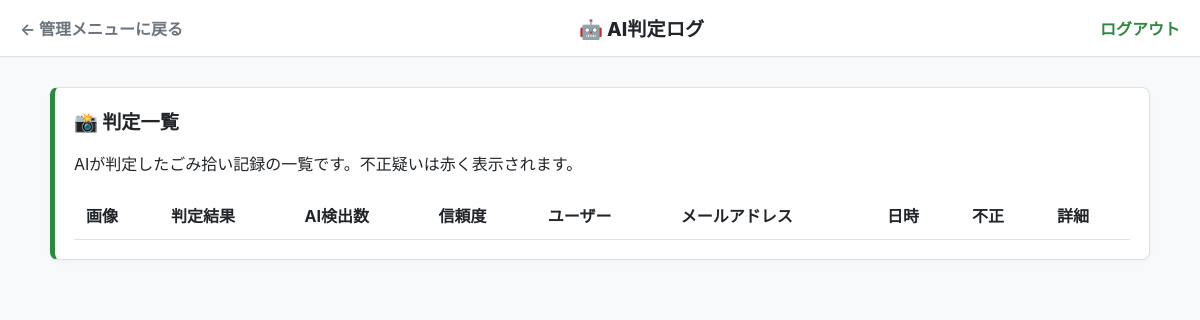
The app's page /admin/ai (signed in), older data.
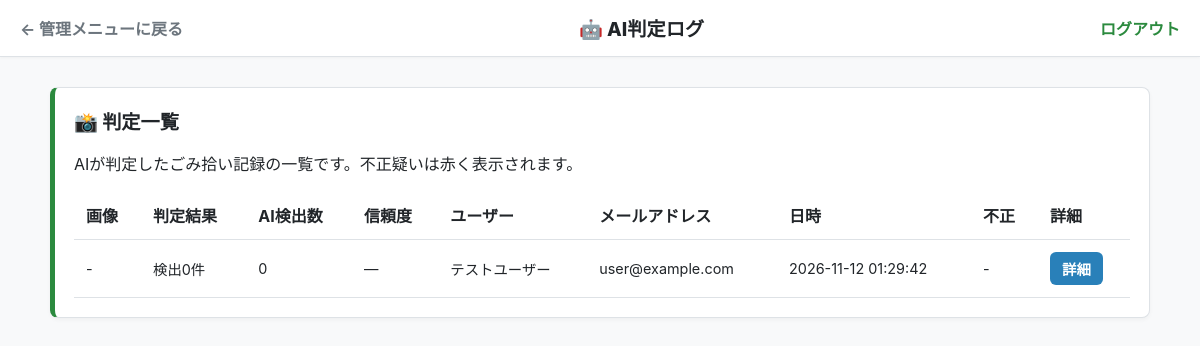
The same page, newer data.
### tables this page shows
CREATE TABLE ai_logs (
                id INTEGER PRIMARY KEY AUTOINCREMENT,
                user_id INTEGER,
                activity_id INTEGER,
                detected_count INTEGER,
                confidence REAL,
                image_path TEXT,
                is_flagged INTEGER DEFAULT 0,
                flag_reason TEXT,
                created_at TEXT DEFAULT CURRENT_TIMESTAMP, result_status TEXT NOT NULL
                DEFAULT 'detected'
                CHECK(result_status IN ('detected', 'no_detection', 'failed')), image_sha256 TEXT, detected_classes_json TEXT,
                FOREIGN KEY (user_id) REFERENCES users(id)
            );

CREATE TABLE users (
                    id INTEGER PRIMARY KEY AUTOINCREMENT,
                    email TEXT UNIQUE,
                    password TEXT,
                    name TEXT,
                    role TEXT,
                    total_points INTEGER DEFAULT 0 CHECK(total_points >= 0)
                , login_destination TEXT NOT NULL
                    DEFAULT 'user'
                    CHECK(login_destination IN ('user', 'organizer')), onboarding_completed INTEGER NOT NULL
                    DEFAULT 0 CHECK(onboarding_completed IN (0, 1)));

### app.py (the view)
@app.route('/admin/ai')
@admin_required
def admin_ai_logs():
    conn = get_db()
    try:
        rows = conn.execute('''
            SELECT l.*, u.name AS user_name, u.email AS email
            FROM ai_logs l
            LEFT JOIN users u ON u.id = l.user_id
            ORDER BY l.id DESC
        ''').fetchall()
    finally:
        conn.close()
    logs = [_prepare_ai_log(row) for row in rows]
    return render_template('admin_ai_logs.html', logs=logs)

### app.py (called while the page is built)
def get_db():
    conn = sqlite3.connect(DATABASE)
    conn.row_factory = sqlite3.Row
    conn.execute("PRAGMA foreign_keys = ON")
    return conn

def admin_required(func):
    @wraps(func)
    def wrapper(*args, **kwargs):
        user_id = session.get('user_id')
        if session.get('role') != 'admin' or not user_id:
            return redirect(url_for('login'))
        conn = get_db()
        try:
            user = conn.execute(
                'SELECT role, is_active FROM users WHERE id = ?', (user_id,)
            ).fetchone()
        finally:
            conn.close()
        if not user or user['role'] != 'admin' or not user['is_active']:
            session.clear()
            return redirect(url_for('login'))
        return func(*args, **kwargs)
    return wrapper

def _detect_view_mode():
    ua = (request.headers.get('User-Agent') or '').lower()
    if any(token in ua for token in ('mobile', 'android', 'iphone', 'ipod', 'iemobile')):
        return 'mobile'
    return 'pc'

### templates/admin_ai_logs.html (shortened to what this page needs)
<!DOCTYPE html>
<html lang="ja">
<head>
</head>
<body>
    <nav>
        <div style="display:flex; justify-content:space-between; align-items:center;">
            <a href="{{ url_for('admin_dashboard') }}">← 管理メニューに戻る</a>
            <span style="font-weight:800; font-size:1.2rem;">🤖 AI判定ログ</span>
            <a href="{{ url_for('logout') }}" style="color:var(--primary-green); font-weight:700;">ログアウト</a>
        </div>
    </nav>
    <div class="container">
        <div class="hover-card" style="border-left:5px solid var(--primary-green);">
            <h2 class="card-title">📸 判定一覧</h2>
            <p class="muted">AIが判定したごみ拾い記録の一覧です。不正疑いは赤く表示されます。</p>
            <table>
                <thead>
                    <tr>
                        <th>画像</th>
                        <th>判定結果</th>
                        <th>AI検出数</th>
                        <th>信頼度</th>
                        <th>ユーザー</th>
                        <th>メールアドレス</th>
                        <th>日時</th>
                        <th>不正</th>
                        <th>詳細</th>
                    </tr>
                </thead>
                <tbody>
                    {% for log in logs %}
                    <tr>
                        <td>{% if log.image_url %}<img src="{{ log.image_url }}" class="thumb" alt="判定画像">{% else %}-{% endif %}</td>
                        <td>{{ log.result_status_label }}</td>
                        <td>{% if log.detected_count is not none %}{{ log.detected_count }}{% else %}—{% endif %}</td>
                        <td>{% if log.confidence_percent is not none %}{{ log.confidence_percent }}%{% else %}—{% endif %}</td>
                        <td>{{ log.user_name or 'ユーザー情報なし' }}</td>
                        <td>{{ log.email or '-' }}</td>
                        <td>{{ log.timestamp }}</td>
                        <td>
                            {% if log.flagged %}
                                <span class="flag">⚠ 不正疑い</span>
                            {% else %}
                                -
                            {% endif %}
                        </td>
                        <td>
                            {% if log.id %}
                            <a href="{{ url_for('admin_ai_log_detail', log_id=log.id) }}" class="btn-detail" style="display:inline-block; text-decoration:none;">詳細</a>
                            {% endif %}
                        </td>
                    </tr>
                    {% endfor %}
                </tbody>
            </table>
        </div>
    </div>
</body>
</html>

Row changes from the older to the newer data that the page shows:
added ai_logs: result_status_label "検出0件", detected_count "0", name "テストユーザー", email "user@example.com", timestamp "2026-11-12 01:29:42"
